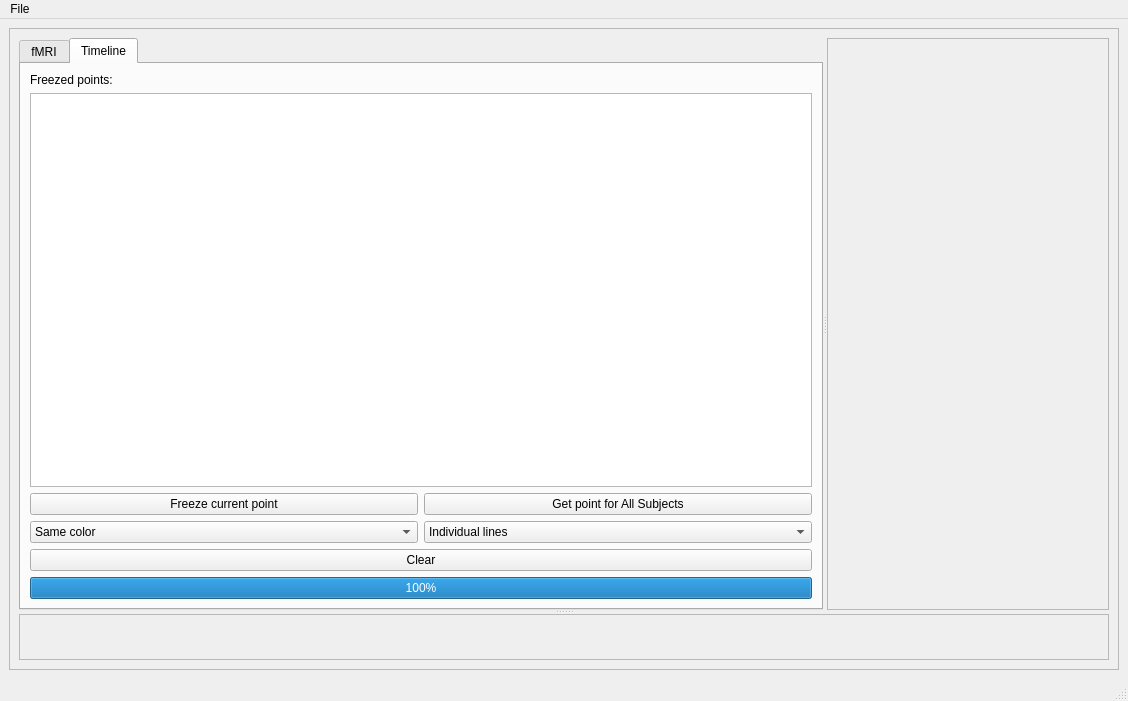
<?xml version="1.0" encoding="UTF-8"?>
<ui version="4.0">
 <class>fMRI_Explorer</class>
 <widget class="QMainWindow" name="fMRI_Explorer">
  <property name="geometry">
   <rect>
    <x>0</x>
    <y>0</y>
    <width>1128</width>
    <height>701</height>
   </rect>
  </property>
  <property name="windowTitle">
   <string>MainWindow</string>
  </property>
  <widget class="QWidget" name="centralwidget">
   <layout class="QGridLayout" name="gridLayout">
    <item row="0" column="0">
     <widget class="QFrame" name="frame_2">
      <property name="frameShape">
       <enum>QFrame::StyledPanel</enum>
      </property>
      <property name="frameShadow">
       <enum>QFrame::Raised</enum>
      </property>
      <layout class="QVBoxLayout" name="verticalLayout">
       <item>
        <widget class="QSplitter" name="splitter_2">
         <property name="orientation">
          <enum>Qt::Vertical</enum>
         </property>
         <widget class="QSplitter" name="splitter">
          <property name="orientation">
           <enum>Qt::Horizontal</enum>
          </property>
          <widget class="QTabWidget" name="fMRI">
           <property name="currentIndex">
            <number>1</number>
           </property>
           <widget class="QWidget" name="tab">
            <attribute name="title">
             <string>fMRI</string>
            </attribute>
            <layout class="QFormLayout" name="formLayout">
             <property name="fieldGrowthPolicy">
              <enum>QFormLayout::AllNonFixedFieldsGrow</enum>
             </property>
             <item row="0" column="0">
              <widget class="QLabel" name="label">
               <property name="text">
                <string>Subject:</string>
               </property>
              </widget>
             </item>
             <item row="0" column="1">
              <widget class="QLineEdit" name="subject_edit">
               <property name="text">
                <string>93</string>
               </property>
              </widget>
             </item>
             <item row="1" column="0">
              <widget class="QLabel" name="label_2">
               <property name="text">
                <string>Paradigm:</string>
               </property>
              </widget>
             </item>
             <item row="1" column="1">
              <widget class="QComboBox" name="paradigm_combo"/>
             </item>
             <item row="2" column="0">
              <widget class="QLabel" name="label_3">
               <property name="text">
                <string>Contrast:</string>
               </property>
              </widget>
             </item>
             <item row="2" column="1">
              <widget class="QComboBox" name="contrast_combo"/>
             </item>
             <item row="4" column="0">
              <widget class="QLabel" name="label_4">
               <property name="text">
                <string>Image Orientation:</string>
               </property>
              </widget>
             </item>
             <item row="3" column="0">
              <spacer name="verticalSpacer">
               <property name="orientation">
                <enum>Qt::Vertical</enum>
               </property>
               <property name="sizeHint" stdset="0">
                <size>
                 <width>20</width>
                 <height>40</height>
                </size>
               </property>
              </spacer>
             </item>
             <item row="5" column="0">
              <widget class="QLabel" name="label_5">
               <property name="text">
                <string>Image Slice:</string>
               </property>
              </widget>
             </item>
             <item row="5" column="1">
              <widget class="QSpinBox" name="slice_spin"/>
             </item>
             <item row="4" column="1">
              <widget class="QComboBox" name="image_orientation_combo">
               <item>
                <property name="text">
                 <string>Axial</string>
                </property>
               </item>
               <item>
                <property name="text">
                 <string>Coronal</string>
                </property>
               </item>
               <item>
                <property name="text">
                 <string>Sagital</string>
                </property>
               </item>
              </widget>
             </item>
             <item row="9" column="0">
              <widget class="QCheckBox" name="show_contours_check">
               <property name="text">
                <string>Show contours</string>
               </property>
               <property name="checked">
                <bool>true</bool>
               </property>
              </widget>
             </item>
             <item row="7" column="0" colspan="2">
              <widget class="QSlider" name="slice_slider">
               <property name="orientation">
                <enum>Qt::Horizontal</enum>
               </property>
              </widget>
             </item>
             <item row="8" column="0">
              <spacer name="verticalSpacer_3">
               <property name="orientation">
                <enum>Qt::Vertical</enum>
               </property>
               <property name="sizeHint" stdset="0">
                <size>
                 <width>20</width>
                 <height>40</height>
                </size>
               </property>
              </spacer>
             </item>
             <item row="9" column="1">
              <widget class="QDoubleSpinBox" name="show_contours_value">
               <property name="locale">
                <locale language="English" country="Canada"/>
               </property>
               <property name="decimals">
                <number>3</number>
               </property>
               <property name="minimum">
                <double>0.000000000000000</double>
               </property>
               <property name="singleStep">
                <double>0.100000000000000</double>
               </property>
               <property name="value">
                <double>5.000000000000000</double>
               </property>
              </widget>
             </item>
             <item row="11" column="0">
              <widget class="QLabel" name="label_8">
               <property name="text">
                <string>Opacity:</string>
               </property>
              </widget>
             </item>
             <item row="11" column="1">
              <widget class="QSlider" name="contour_opacity_slider">
               <property name="maximum">
                <number>100</number>
               </property>
               <property name="value">
                <number>100</number>
               </property>
               <property name="tracking">
                <bool>false</bool>
               </property>
               <property name="orientation">
                <enum>Qt::Horizontal</enum>
               </property>
              </widget>
             </item>
            </layout>
           </widget>
           <widget class="QWidget" name="tab_2">
            <attribute name="title">
             <string>Timeline</string>
            </attribute>
            <layout class="QVBoxLayout" name="verticalLayout_2">
             <item>
              <widget class="QLabel" name="label_6">
               <property name="text">
                <string>Freezed points:</string>
               </property>
              </widget>
             </item>
             <item>
              <widget class="QTableView" name="frozen_points_table">
               <property name="contextMenuPolicy">
                <enum>Qt::CustomContextMenu</enum>
               </property>
               <property name="selectionBehavior">
                <enum>QAbstractItemView::SelectRows</enum>
               </property>
               <attribute name="horizontalHeaderStretchLastSection">
                <bool>true</bool>
               </attribute>
               <attribute name="verticalHeaderVisible">
                <bool>false</bool>
               </attribute>
              </widget>
             </item>
             <item>
              <widget class="QFrame" name="frame">
               <property name="frameShape">
                <enum>QFrame::NoFrame</enum>
               </property>
               <property name="frameShadow">
                <enum>QFrame::Raised</enum>
               </property>
               <layout class="QGridLayout" name="gridLayout_2">
                <property name="leftMargin">
                 <number>0</number>
                </property>
                <property name="topMargin">
                 <number>0</number>
                </property>
                <property name="rightMargin">
                 <number>0</number>
                </property>
                <property name="bottomMargin">
                 <number>0</number>
                </property>
                <item row="0" column="0">
                 <widget class="QPushButton" name="freeze_point_button">
                  <property name="text">
                   <string>Freeze current point</string>
                  </property>
                 </widget>
                </item>
                <item row="0" column="1">
                 <widget class="QPushButton" name="for_all_subjects">
                  <property name="text">
                   <string>Get point for All Subjects</string>
                  </property>
                 </widget>
                </item>
                <item row="1" column="0">
                 <widget class="QComboBox" name="time_color_combo">
                  <item>
                   <property name="text">
                    <string>Same color</string>
                   </property>
                  </item>
                 </widget>
                </item>
                <item row="1" column="1">
                 <widget class="QComboBox" name="time_aggregrate_combo">
                  <item>
                   <property name="text">
                    <string>Individual lines</string>
                   </property>
                  </item>
                  <item>
                   <property name="text">
                    <string>Aggregrate</string>
                   </property>
                  </item>
                 </widget>
                </item>
               </layout>
              </widget>
             </item>
             <item>
              <widget class="QPushButton" name="clear_button">
               <property name="text">
                <string>Clear</string>
               </property>
              </widget>
             </item>
             <item>
              <widget class="QProgressBar" name="progressBar">
               <property name="value">
                <number>100</number>
               </property>
               <property name="orientation">
                <enum>Qt::Horizontal</enum>
               </property>
               <property name="invertedAppearance">
                <bool>false</bool>
               </property>
              </widget>
             </item>
            </layout>
           </widget>
          </widget>
          <widget class="QFrame" name="vtk_frame">
           <property name="frameShape">
            <enum>QFrame::StyledPanel</enum>
           </property>
           <property name="frameShadow">
            <enum>QFrame::Raised</enum>
           </property>
          </widget>
         </widget>
         <widget class="QFrame" name="timeline_frame">
          <property name="frameShape">
           <enum>QFrame::StyledPanel</enum>
          </property>
          <property name="frameShadow">
           <enum>QFrame::Raised</enum>
          </property>
         </widget>
        </widget>
       </item>
      </layout>
     </widget>
    </item>
   </layout>
  </widget>
  <widget class="QMenuBar" name="menubar">
   <property name="geometry">
    <rect>
     <x>0</x>
     <y>0</y>
     <width>1128</width>
     <height>26</height>
    </rect>
   </property>
   <widget class="QMenu" name="menuFile">
    <property name="title">
     <string>File</string>
    </property>
    <widget class="QMenu" name="menuExport">
     <property name="title">
      <string>Export</string>
     </property>
     <addaction name="actionGraph"/>
     <addaction name="actionSignals"/>
    </widget>
    <addaction name="actionSave_scenario"/>
    <addaction name="actionLoad_scenario"/>
    <addaction name="separator"/>
    <addaction name="actionSelect_Sample"/>
    <addaction name="menuExport"/>
   </widget>
   <addaction name="menuFile"/>
  </widget>
  <widget class="QStatusBar" name="statusbar"/>
  <action name="actionSave_scenario">
   <property name="text">
    <string>Save scenario</string>
   </property>
  </action>
  <action name="actionLoad_scenario">
   <property name="text">
    <string>Load scenario</string>
   </property>
  </action>
  <action name="actionGraph">
   <property name="text">
    <string>Graph</string>
   </property>
  </action>
  <action name="actionSignals">
   <property name="text">
    <string>Signals</string>
   </property>
  </action>
  <action name="actionSelect_Sample">
   <property name="text">
    <string>Select Sample</string>
   </property>
  </action>
 </widget>
 <resources/>
 <connections>
  <connection>
   <sender>slice_spin</sender>
   <signal>valueChanged(int)</signal>
   <receiver>slice_slider</receiver>
   <slot>setValue(int)</slot>
   <hints>
    <hint type="sourcelabel">
     <x>186</x>
     <y>255</y>
    </hint>
    <hint type="destinationlabel">
     <x>184</x>
     <y>283</y>
    </hint>
   </hints>
  </connection>
  <connection>
   <sender>slice_slider</sender>
   <signal>valueChanged(int)</signal>
   <receiver>slice_spin</receiver>
   <slot>setValue(int)</slot>
   <hints>
    <hint type="sourcelabel">
     <x>366</x>
     <y>282</y>
    </hint>
    <hint type="destinationlabel">
     <x>359</x>
     <y>254</y>
    </hint>
   </hints>
  </connection>
 </connections>
</ui>
